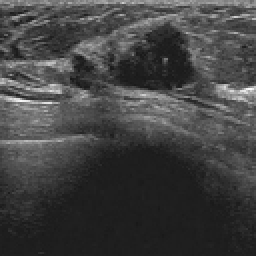
%> input picture Images/Breast image/Test_Image_1.png, 128 x 128 px (shown 2 times larger)
$ octave --eval "result = postprocess(imread('../Images/Breast image/Test_Image_1.png'));"   (GNU Octave 9; MATLAB toolbox functions it lacks are replaced by stand-ins)
%> lines starting %> are read from the running program, lines starting %| are printed output that depends on the picture
function y = postprocess(I)

% Apply morphological opening and closing
if sum(I(:)) < 3000
    n = 2;
elseif sum(I(:)) > 5000 && sum(I(:)) < 5500
    n = 6;
elseif sum(I(:)) > 5500 && sum(I(:)) < 5600
    n = 4;
elseif sum(I(:)) > 5600 && sum(I(:)) < 7000
    n = 4;
elseif sum(I(:)) > 7000 && sum(I(:)) < 7500
    n = 9;
elseif sum(I(:)) > 7500 && sum(I(:)) < 8000
    n = 6;
elseif sum(I(:)) > 8000 && sum(I(:)) < 13000
    n = 2;
else
    n = 8;
end
y1 = imopen(I, strel('disk', n));
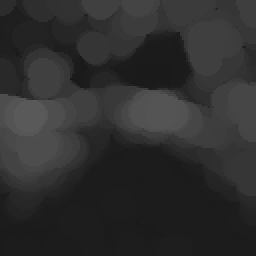
%> y1: size 128x128 uint8 (shown 2 times larger); min 23, max 89, mean 46.4

% Create lesion mask
mask = imerode(y1, strel('disk', 1));

% Refine segmented image using lesion mask
y2 = y1 - mask;
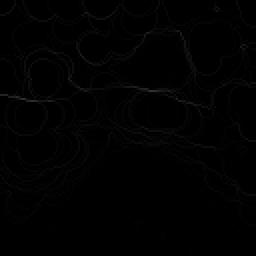
%> y2: size 128x128 uint8 (shown 2 times larger); min 0, max 50, mean 1.3
y3 = imfill(y2, 'holes');
y = imerode(y3, strel('disk', 1));
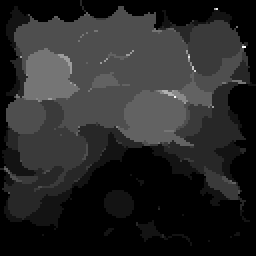
%> y: size 128x128 uint8 (shown 2 times larger); min 0, max 13, mean 2.01; drawn with min black and max white
y = imdilate(y, strel('disk', 4));
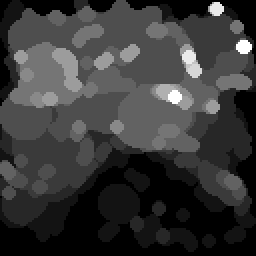
%> y: size 128x128 uint8 (shown 2 times larger); min 0, max 13, mean 2.9; drawn with min black and max white

% Display postprocessing results
figure;
subplot(2,3,1), imshow(I), title('Segmented image')
subplot(2,3,2), imshow(y1), title('Morphological opening')
subplot(2,3,3), imshow(mask), title('Lesion mask')
subplot(2,3,4), imshow(y2), title('Difference image')
subplot(2,3,5), imshow(y3), title('Fill lesion region')
subplot(2,3,6), imshow(y), title('Erosion follwed by dilation')
sgtitle('Post-processing')

end

$ run again, on Images/Breast image/Test_Image_14.png
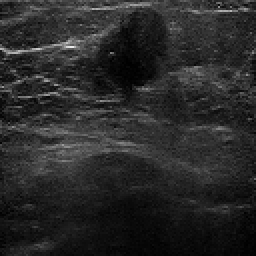
%> input picture Images/Breast image/Test_Image_14.png, 128 x 128 px (shown 2 times larger)
%> in postprocess, `y3 = imfill(y2, 'holes');`:
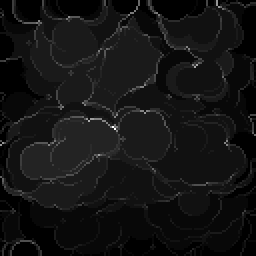
%> y3: size 128x128 uint8 (shown 2 times larger); min 0, max 29, mean 2.2; drawn with min black and max white
%> in postprocess, `y = imdilate(y, strel('disk', 4));`:
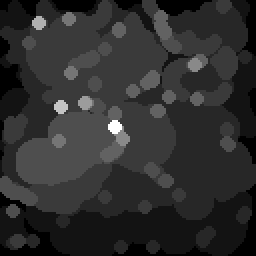
%> y: size 128x128 uint8 (shown 2 times larger); min 0, max 13, mean 2.37; drawn with min black and max white

$ run again, on Images/Breast image/Test_Image_15.png
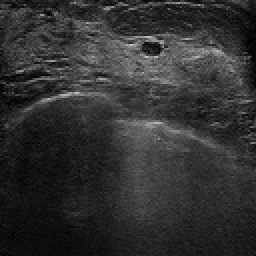
%> input picture Images/Breast image/Test_Image_15.png, 128 x 128 px (shown 2 times larger)
%> in postprocess, `y2 = y1 - mask;`:
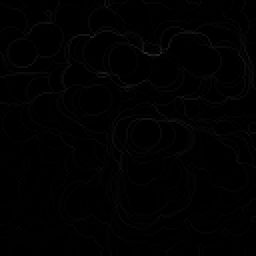
%> y2: size 128x128 uint8 (shown 2 times larger); min 0, max 42, mean 1.2
%> in postprocess, `y = imdilate(y, strel('disk', 4));`:
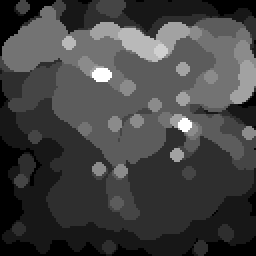
%> y: size 128x128 uint8 (shown 2 times larger); min 0, max 11, mean 2.89; drawn with min black and max white

$ run again, on Images/Breast image/Test_Image_18.png
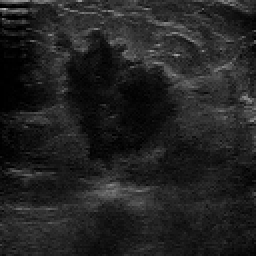
%> input picture Images/Breast image/Test_Image_18.png, 128 x 128 px (shown 2 times larger)
%> in postprocess, `y2 = y1 - mask;`:
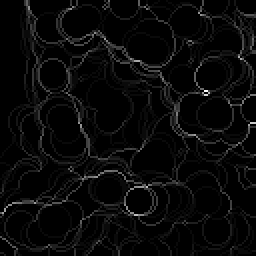
%> y2: size 128x128 uint8 (shown 2 times larger); min 0, max 24, mean 0.9; drawn with min black and max white
%> in postprocess, `y = imdilate(y, strel('disk', 4));`:
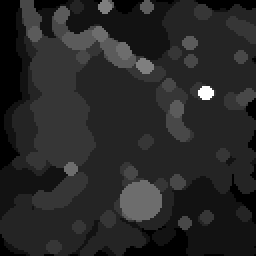
%> y: size 128x128 uint8 (shown 2 times larger); min 0, max 14, mean 2.16; drawn with min black and max white
